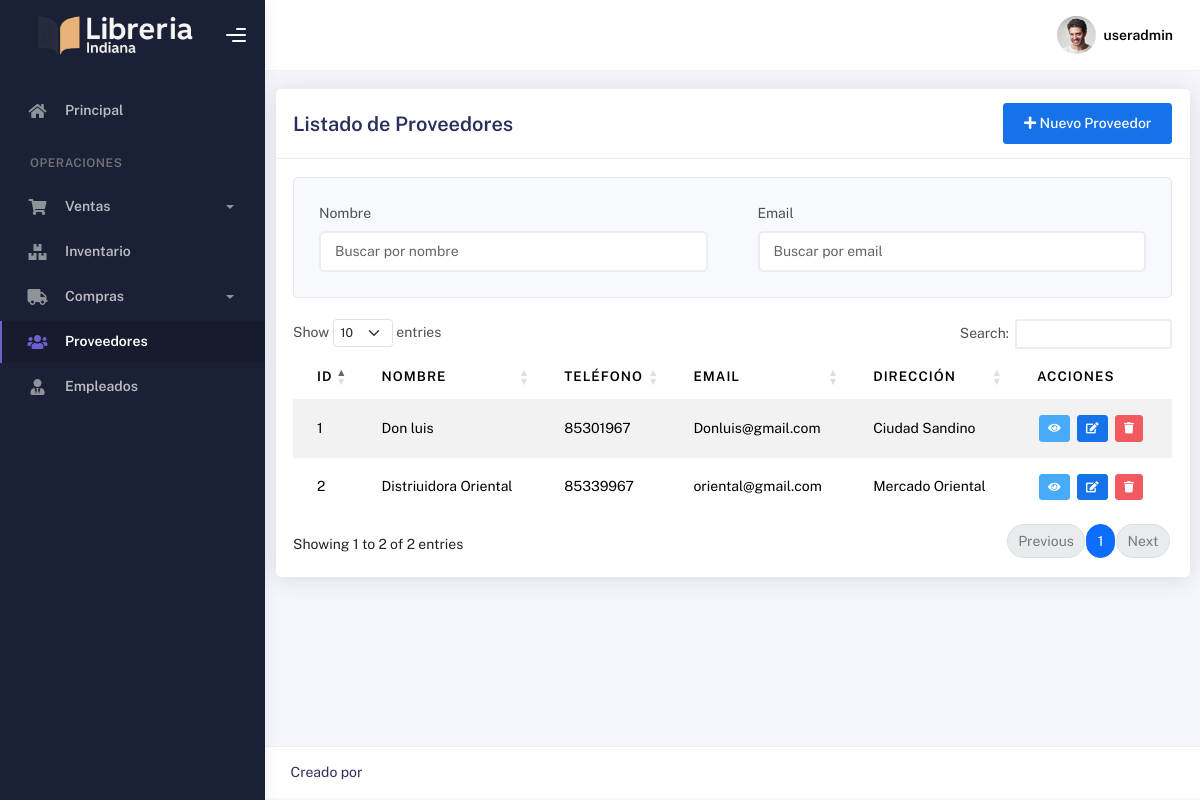
Before: /admin/proveedores (signed in) with the older database file.
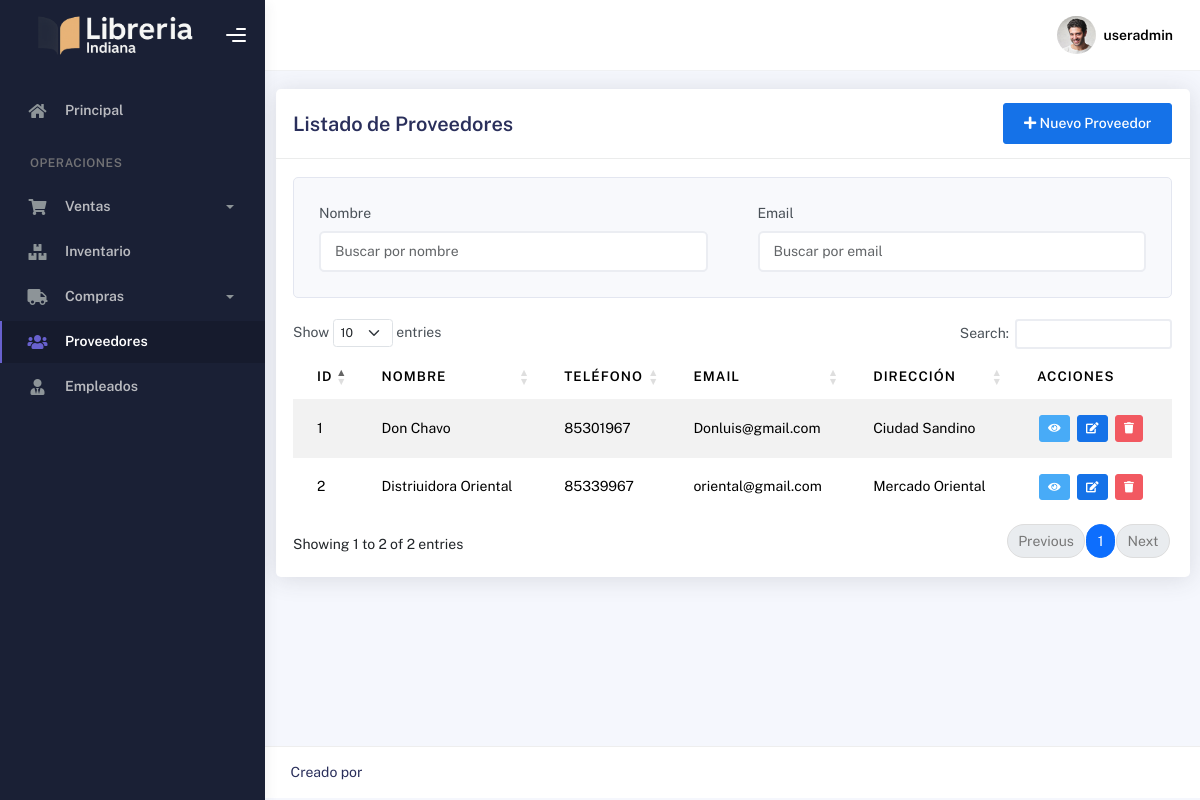
After: the same page with the newer database file.
### tables this page shows
CREATE TABLE Proveedor (
    IDProveedor INTEGER PRIMARY KEY AUTOINCREMENT,
    Nombre TEXT NOT NULL,
    Telefono TEXT,
    Email TEXT,
    DireccionCompleta TEXT
);

### app/blueprints/admin/routes.py (the view)
@admin_bp.route('/proveedores')
@login_required
def proveedores():
    conn = get_db_connection()
    proveedores = conn.execute("SELECT * FROM Proveedor").fetchall()
    conn.close()
    return render_template('admin/proveedores.html', proveedores=proveedores)

### app/utils/__init__.py (called while the page is built)
def login_required(f):
    @wraps(f)
    def decorated_function(*args, **kwargs):
        if session.get("user_id") is None:
            return redirect(url_for('auth.login'))
        return f(*args, **kwargs)
    return decorated_function

### app/utils/db.py (called while the page is built)
def get_db_connection():
    conn = sqlite3.connect(current_app.config['DATABASE_PATH'])
    conn.row_factory = sqlite3.Row
    return conn

### app/blueprints/admin/templates/admin/proveedores.html (shortened to what this page needs)
{% extends "layout.html" %}
{% block style %}
<link rel="stylesheet" href="https://cdn.datatables.net/1.11.5/css/dataTables.bootstrap5.min.css">
<link rel="stylesheet" href="https://cdn.datatables.net/responsive/2.2.9/css/responsive.bootstrap5.min.css">
{% endblock %}
{% block main %}
<div class="container-fluid">
    <div class="row">
        <div class="col-md-12">
            <div class="card">
                <div class="card-header">
                    <div class="d-flex justify-content-between align-items-center">
                        <h4 class="card-title">Listado de Proveedores</h4>
                        <button class="btn btn-primary" data-bs-toggle="modal" data-bs-target="#addProveedorModal">
                            <i class="fas fa-plus"></i> Nuevo Proveedor
                        </button>
                    </div>
                </div>
                <div class="card-body">
                    <div class="filter-section mb-4">
                        <div class="row">
                            <div class="col-md-6">
                                <div class="form-group">
                                    <label for="filterNombre">Nombre</label>
                                    <input type="text" class="form-control" id="filterNombre" placeholder="Buscar por nombre">
                                </div>
                            </div>
                            <div class="col-md-6">
                                <div class="form-group">
                                    <label for="filterEmail">Email</label>
                                    <input type="text" class="form-control" id="filterEmail" placeholder="Buscar por email">
                                </div>
                            </div>
                        </div>
                    </div>
                    <div class="table-responsive">
                        <table id="proveedoresTable" class="table table-striped table-hover">
                            <thead>
                                <tr>
                                    <th>ID</th>
                                    <th>Nombre</th>
                                    <th>Teléfono</th>
                                    <th>Email</th>
                                    <th>Dirección</th>
                                    <th>Acciones</th>
                                </tr>
                            </thead>
                            <tbody>
                                {% for proveedor in proveedores %}
                                <tr>
                                    <td>{{ proveedor.IDProveedor }}</td>
                                    <td>{{ proveedor.Nombre }}</td>
                                    <td>{{ proveedor.Telefono }}</td>
                                    <td>{{ proveedor.Email }}</td>
                                    <td>{{ proveedor.DireccionCompleta|truncate(30) }}</td>
                                    <td>
                                        <button class="btn btn-info btn-sm action-btn" onclick="viewProveedor({{ proveedor.IDProveedor }})" title="Ver detalles">
                                            <i class="fas fa-eye"></i>
                                        </button>
                                        <button class="btn btn-primary btn-sm action-btn" onclick="editProveedor({{ proveedor.IDProveedor }})" title="Editar">
                                            <i class="fas fa-edit"></i>
                                        </button>
                                        <button class="btn btn-danger btn-sm action-btn" onclick="confirmDelete({{ proveedor.IDProveedor }})" title="Eliminar">
                                            <i class="fas fa-trash"></i>
                                        </button>
                                    </td>
                                </tr>
                                {% endfor %}
                            </tbody>
                        </table>
                    </div>
                </div>
            </div>
        </div>
    </div>
</div>
{% endblock %}

Changed rows visible on the page:
changed Proveedor "Donluis@gmail.com": Nombre "Don luis" → "Don Chavo"
